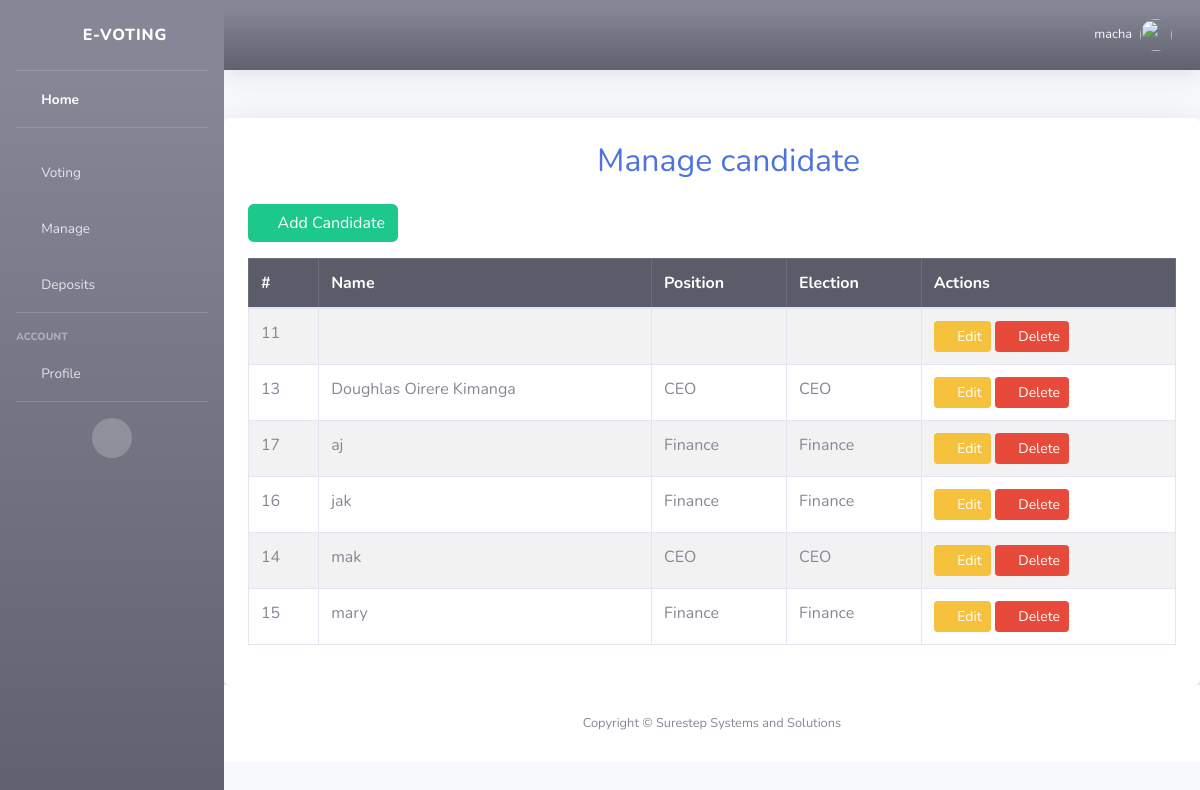
The app's page /manage_cand (signed in), older data.
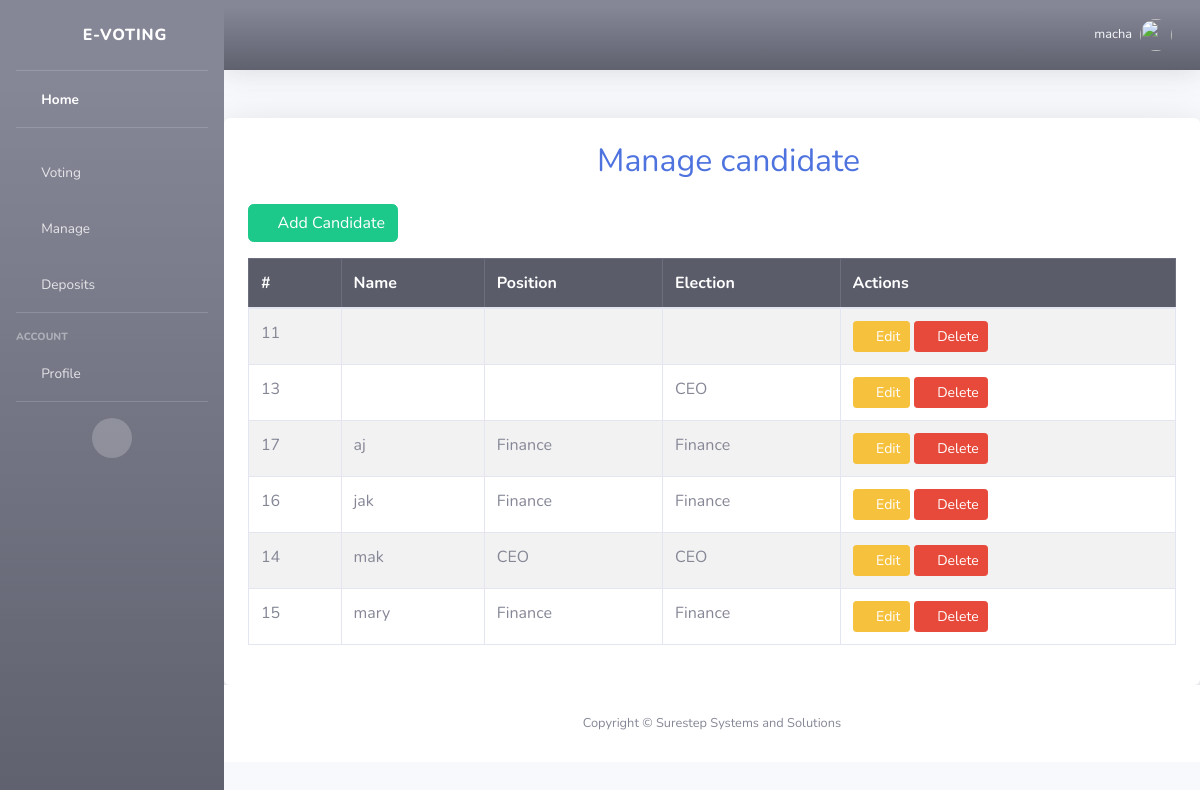
The same page, newer data.
### webapp/models.py (models this page shows, shortened)
class Candidate(models.Model):
    election = models.ForeignKey(Election, on_delete=models.CASCADE, null=True, blank=True)
    name = models.CharField(max_length=200)
    position = models.CharField(max_length=255, default="unknown")
    profile_picture = models.ImageField(upload_to='candidate_pics/', blank=True, null=True)

class Election(models.Model):
    STATUS_CHOICES = [
        ('pending', 'Pending'),
        ('active', 'Active'),
    ]
    name = models.CharField(max_length=255, unique=True)
    date = models.DateField()
    created_at = models.DateTimeField(default=timezone.now)
    status = models.CharField(max_length=10, choices=STATUS_CHOICES, default='pending')

### webapp/views.py (the view)
# urls.py: path("manage_cand", views.manage_candidates, name='manage_cand'),
@login_required
def manage_candidates(request):
    try:
        position = request.GET.get('position', '')  # Get filter from query params
        if position:
            candidates = Candidate.objects.filter(position=position).order_by('name')
        else:
            candidates = Candidate.objects.all().order_by('name')
    except Exception as e:
        messages.error(request, f"Error fetching candidates: {str(e)}")
        candidates = []
    return render(request, 'manage_cand.html', {'candidates': candidates, 'selected_position': position})

### webapp/templates/manage_cand.html (shortened to what this page needs)
{% extends 'base.html' %}
{% block content %}
<div class="container mt-5 p-4 shadow-lg bg-white rounded">
    <h2 class="text-center text-primary mb-4">
        <i class="fas fa-users"></i> Manage candidate
    </h2>
    <div class="text-end mb-3">
        <a href="{% url 'create_candidate' %}" class="btn btn-success">
            <i class="fas fa-user-plus"></i> Add Candidate
        </a>
    </div>
    <table class="table table-striped table-bordered">
        <thead class="table-dark">
            <tr>
                <th>#</th>
                <th>Name</th>
                <th>Position</th>
                <th>Election</th>
                <th>Actions</th>
            </tr>
        </thead>
        <tbody>
            {% for candidate in candidates %}
            <tr id="candidate-row-{{ candidate.id }}">
                <td>{{ candidate.id }}</td>
                <td id="name-{{ candidate.id }}">{{ candidate.name }}</td>
                <td id="position-{{ candidate.id }}">{{ candidate.position }}</td>
                <td>{{ candidate.election.name }}</td>
                <td>
                    <button onclick="editCandidate({{ candidate.id }})" class="btn btn-warning btn-sm">
                        <i class="fas fa-edit"></i> Edit
                    </button>
                    <button onclick="deleteCandidate({{ candidate.id }})" class="btn btn-danger btn-sm">
                        <i class="fas fa-trash"></i> Delete
                    </button>
                </td>
            </tr>
            {% empty %}
            <tr>
                <td colspan="5" class="text-center">No candidates found.</td>
            </tr>
            {% endfor %}
        </tbody>
    </table>
</div>
{% endblock %}

Row changes from the older to the newer data that the page shows:
changed Candidate id 13: name "Doughlas Oirere Kimanga" → (not shown); position "CEO" → (not shown)
